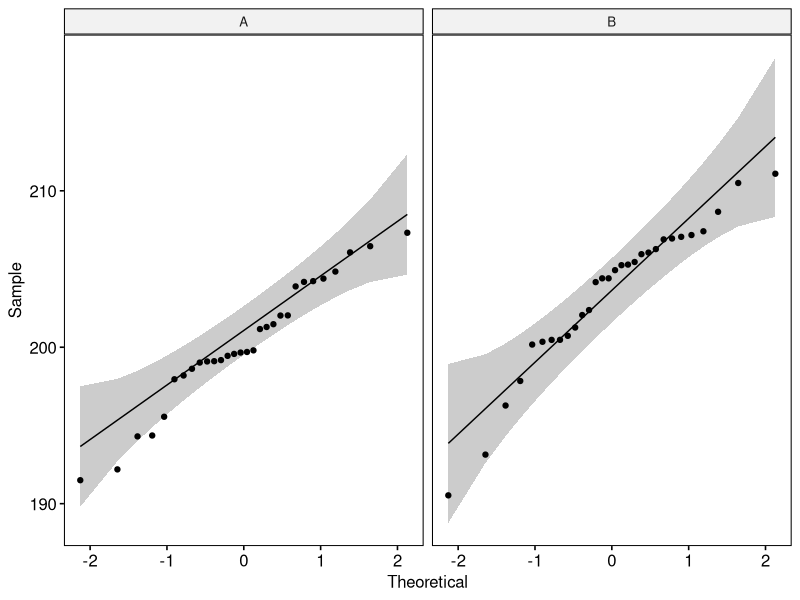

This chart was generated by the following R code: (Note: this script raises an error after producing the figure.)
# =============================================================================
# Code Club 4: Exercise Solutions
# =============================================================================

library(tidyverse)
library(ggpubr)
library(rstatix)
library(car)
library(multcomp)


# =============================================================================
# DATA
# =============================================================================

set.seed(42)

tablets <- data.frame(
  content = c(rnorm(30, mean = 200, sd = 3.2),
              rnorm(30, mean = 204, sd = 4.5)),
  line    = rep(c("A", "B"), each = 30)
)

bp_before <- rnorm(25, mean = 148, sd = 12)
bp <- data.frame(
  id   = rep(1:25, 2),
  time = factor(rep(c("Before", "After"), each = 25),
                levels = c("Before", "After")),
  bp   = c(
    bp_before,
    bp_before - rnorm(25, mean = 5, sd = 4)
  )
)

release <- data.frame(
  pct_released = c(rnorm(20, 72, 4), rnorm(20, 78, 4),
                   rnorm(20, 68, 4), rnorm(20, 82, 4)),
  formulation  = factor(rep(c("A", "B", "C", "D"), each = 20))
)

set.seed(7)
analgesic <- data.frame(
  pain_score = c(rnorm(15, mean = 65, sd = 10),
                 rnorm(15, mean = 48, sd = 10),
                 rnorm(15, mean = 52, sd = 10),
                 rnorm(15, mean = 61, sd = 10)),
  group = factor(rep(c("Control", "Drug X", "Drug Y", "Drug Z"), each = 15),
                 levels = c("Control", "Drug X", "Drug Y", "Drug Z"))
)


# =============================================================================
# EXERCISE 1 — Assumption checking
# =============================================================================

# --- Normality: Q-Q plot ---
# Points should fall roughly along the diagonal line
# Deviations at the tails indicate non-normality
ggqqplot(tablets, x = "content", facet.by = "line")

# --- Normality: Shapiro-Wilk test ---
# H0: data is normally distributed
# A non-significant p-value means no evidence against normality —
# it does NOT prove the data is normal, just that we can't reject H0
# Unreliable for n > 50: small samples have low power to detect non-normality,
# large samples detect trivially small deviations — always combine with Q-Q plot
tablets %>%
  group_by(line) %>%
  shapiro_test(content)

# --- Equal variances: Levene's test ---
# H0: variances are equal across groups
# p > 0.05 here -> no evidence of unequal variances -> either test is fine
# p < 0.05 -> variances differ -> use Welch's t-test (the default in R)
leveneTest(content ~ line, data = tablets)

# With these data: Shapiro-Wilk is non-significant for both groups and
# Levene's test is non-significant -> assumptions are met -> Welch or
# Student's t-test are both appropriate. Welch is still the safer default.


# =============================================================================
# EXERCISE 2 — ANOVA plot in plain ggplot2
# =============================================================================

res_aov <- release %>% anova_test(pct_released ~ formulation)
pwc     <- release %>%
  tukey_hsd(pct_released ~ formulation) %>%
  add_xy_position(x = "formulation")

ggplot(release, aes(x = formulation, y = pct_released, fill = formulation)) +
  geom_boxplot() +
  geom_jitter(width = 0.15) +
  stat_pvalue_manual(pwc, hide.ns = TRUE, step.increase = 0.05) +
  theme_classic() +
  theme(legend.position = "none") +
  labs(
    x        = "Formulation",
    y        = "Drug Release at 30 min (%)",
  )


# =============================================================================
# EXERCISE 3 — Dunnett's test
# =============================================================================

# Steps 1-4 are provided in the exercise sheet — reproduced here for completeness

ggplot(analgesic, aes(x = group, y = pain_score, fill = group)) +
  geom_boxplot(alpha = 0.7) +
  geom_jitter(width = 0.15, alpha = 0.5) +
  theme_classic() +
  labs(x = NULL, y = "Pain Score (VAS 0-100)")

aov_analgesic <- aov(pain_score ~ group, data = analgesic)
summary(aov_analgesic)

dunnett_res  <- glht(aov_analgesic, linfct = mcp(group = "Dunnett"))
dunnett_summ <- summary(dunnett_res)
dunnett_summ

dunnett_df <- data.frame(
  group1 = "Control",
  group2 = gsub(" - Control", "", names(dunnett_summ$test$coefficients)),
  p.adj  = dunnett_summ$test$pvalues
) %>%
  mutate(p.adj.signif = case_when(
    p.adj < 0.001 ~ "***",
    p.adj < 0.01  ~ "**",
    p.adj < 0.05  ~ "*",
    TRUE          ~ "ns"
  )) %>%
  add_xy_position(data    = analgesic,
                  formula = pain_score ~ group,
                  x       = "group")

# --- Step 5: plot ---
ggboxplot(analgesic, x = "group", y = "pain_score",
          fill = "group", add = "jitter", legend = "none",
          xlab = NULL, ylab = "Pain Score (VAS 0-100)") +
  stat_pvalue_manual(dunnett_df, label = "p.adj.signif",
                     hide.ns = TRUE, step.increase = 0.05) +
  labs(caption = "Dunnett's test vs. Control")

# Drug X (p < 0.05) and Drug Y (p < 0.05) are significantly different from
# control. Drug Z is not — its mean is close to control and the CI overlaps.
# This matches the visual impression from the boxplot.

# --- Bonus: compare with Tukey ---
# Tukey tests all 6 pairs; Dunnett tests only 3 (vs. control).
# Dunnett is more powerful for this specific question — if a borderline result
# exists, Dunnett may flag it while Tukey does not.
analgesic %>%
  tukey_hsd(pain_score ~ group) %>%
  filter(group1 == "Control" | group2 == "Control")
# Compare p.adj values to dunnett_df$p.adj — Dunnett's are slightly smaller


# =============================================================================
# EXERCISE 4 — Built-in dataset example: sleep (paired t-test)
# =============================================================================
# The sleep dataset records extra hours of sleep gained with two soporific drugs
# (drug 1 and drug 2) in 10 patients — a classic paired design

data(sleep)
?sleep

# Visualise
ggpaired(sleep, x = "group", y = "extra", id = "ID",
         fill = "group", line.color = "gray60",
         xlab = "Drug", ylab = "Extra Sleep (hours)") +
  stat_compare_means(method = "t.test", paired = TRUE,
                     comparisons = list(c("1", "2")),
                     label = "p.format")

# Paired t-test
sleep %>% t_test(extra ~ group, paired = TRUE)

# Interpretation: Drug 2 produces significantly more extra sleep than Drug 1.
# The paired design is appropriate because the same 10 patients received both drugs.


# =============================================================================
# EXERCISE 5 — Two-way ANOVA
# =============================================================================

set.seed(42)
release_2way <- data.frame(
  pct_released = c(
    rnorm(10, 72, 4), rnorm(10, 68, 4),
    rnorm(10, 78, 4), rnorm(10, 73, 4),
    rnorm(10, 68, 4), rnorm(10, 64, 4),
    rnorm(10, 82, 4), rnorm(10, 70, 4)
  ),
  formulation = factor(rep(rep(c("A","B","C","D"), each = 10), 2)),
  medium      = factor(rep(c("pH 6.8", "pH 1.2"), each = 40))
)

# --- Task 1: visualise ---
# Faceted boxplot
ggplot(release_2way, aes(x = formulation, y = pct_released,
                          fill = formulation)) +
  geom_boxplot(alpha = 0.7) +
  geom_jitter(width = 0.15, alpha = 0.5) +
  facet_wrap(~ medium) +
  theme_classic() +
  theme(legend.position = "none") +
  labs(x = "Formulation", y = "Drug Release at 30 min (%)")

# Interaction plot — easier to see whether lines are parallel or crossing
ggline(release_2way, x = "formulation", y = "pct_released",
       color = "medium", add = "mean_se",
       xlab = "Formulation", ylab = "Drug Release at 30 min (%)")
# Parallel lines would indicate no interaction — crossing lines indicate one

# --- Task 2: two-way ANOVA ---
res_2way <- release_2way %>%
  anova_test(pct_released ~ formulation * medium)
res_2way

# --- Task 3: interpret ---
# formulation:   p < 0.05 -> significant main effect
# medium:        p > 0.05 -> non-significant main effect
# formulation:medium interaction: check p value
#
# If the interaction is NOT significant:
# interpret main effects directly — formulation and medium each independently
# affect drug release, and the effect of formulation is consistent regardless
# of which medium was used.
#
# If the interaction WERE significant, you would need to break it down:
release_2way %>%
  group_by(medium) %>%
  anova_test(pct_released ~ formulation)
# This runs a separate one-way ANOVA for each medium level, letting you see
# whether the formulation effect holds within each medium independently
